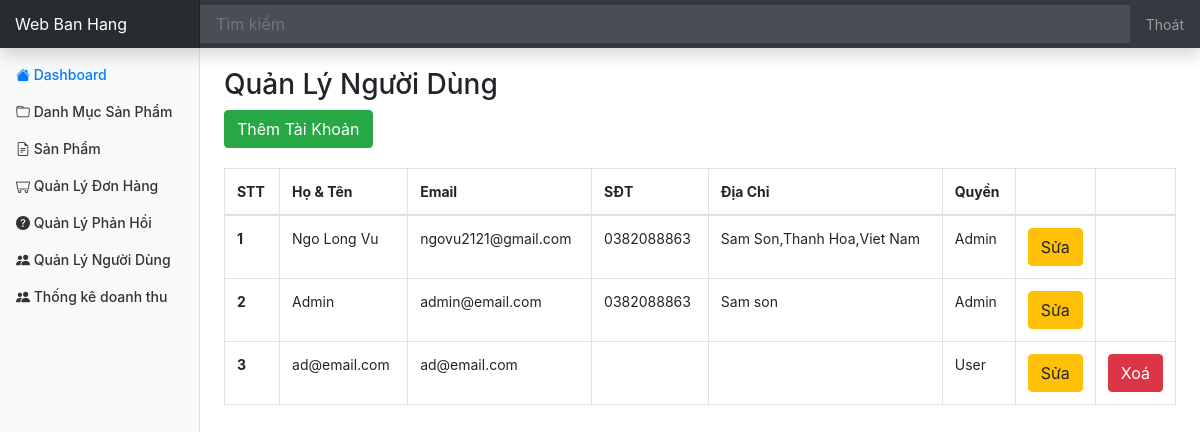
/admin/user/index.php (signed in), run on the app's committed database.
### tables this page shows
CREATE TABLE `user` (
  `id` int(11) NOT NULL,
  `fullname` varchar(50) DEFAULT NULL,
  `email` varchar(150) DEFAULT NULL,
  `phone_number` varchar(20) DEFAULT NULL,
  `address` varchar(200) DEFAULT NULL,
  `password` varchar(32) DEFAULT NULL,
  `role_id` int(11) DEFAULT NULL,
  `created_at` datetime DEFAULT NULL,
  `updated_at` datetime DEFAULT NULL,
  `deleted` int(11) DEFAULT NULL
);

CREATE TABLE `role` (
  `id` int(11) NOT NULL,
  `name` varchar(20) NOT NULL
);

### database/dbhelper.php (called while the page is built, shortened)
<?php
function executeResult($sql, $isSingle = false) {
	$data = null;
	$conn = mysqli_connect(HOST, USERNAME, PASSWORD, DATABASE);
	mysqli_set_charset($conn, 'utf8');
	$resultset = mysqli_query($conn, $sql);
	if($isSingle) {
		$data = mysqli_fetch_array($resultset, 1);
	} else {
		$data = [];
		while(($row = mysqli_fetch_array($resultset, 1)) != null) {
			$data[] = $row;
		}
	}
	return $data;
}

### utils/utility.php (called while the page is built, shortened)
<?php
function getUserToken() {
	if(isset($_SESSION['user'])) {
		return $_SESSION['user'];
	}
	return null;
}

### admin/user/index.php (the view, shortened to what this page needs)
<?php
	require_once('../layouts/header.php');
	$sql = "select User.*, Role.name as role_name from User left join Role on User.role_id = Role.id where User.deleted = 0";
	$data = executeResult($sql);
?>
<div class="row" style="margin-top: 20px;">
	<div class="col-md-12 table-responsive">
		<h3>Quản Lý Người Dùng</h3>
		<a href="editor.php"><button class="btn btn-success">Thêm Tài Khoản</button></a>
		<table class="table table-bordered table-hover" style="margin-top: 20px;">
			<thead>
				<tr>
					<th>STT</th>
					<th>Họ & Tên</th>
					<th>Email</th>
					<th>SĐT</th>
					<th>Địa Chỉ</th>
					<th>Quyền</th>
					<th style="width: 50px"></th>
					<th style="width: 50px"></th>
				</tr>
			</thead>
			<tbody>
<?php
	$index = 0;
	foreach($data as $item) {
		echo '<tr>
					<th>'.(++$index).'</th>
					<td>'.$item['fullname'].'</td>
					<td>'.$item['email'].'</td>
					<td>'.$item['phone_number'].'</td>
					<td>'.$item['address'].'</td>
					<td>'.$item['role_name'].'</td>
					<td style="width: 50px">
						<a href="editor.php?id='.$item['id'].'"><button class="btn btn-warning">Sửa</button></a>
					</td>
					<td style="width: 50px">';
		if($user['id'] != $item['id'] && $item['role_id'] != 1) {
			echo '<button onclick="deleteUser('.$item['id'].')" class="btn btn-danger">Xoá</button>';
		}
		echo '
					</td>
				</tr>';
	}
?>
			</tbody>
		</table>
	</div>
</div>
<?php
	require_once('../layouts/footer.php');
?>

### assets/css/dashboard.css (style rules this page uses)
body { font-size: .875rem; }

### data on the page
user: fullname "Ngo Long Vu", email "ngovu2121@gmail.com", phone_number "0382088863", address "Sam Son,Thanh Hoa,Viet Nam", role.name "Admin"
user: fullname "Admin", email "admin@email.com", phone_number "0382088863", address "Sam son", role.name "Admin"
user: fullname "ad@email.com", email "ad@email.com", role.name "User"
